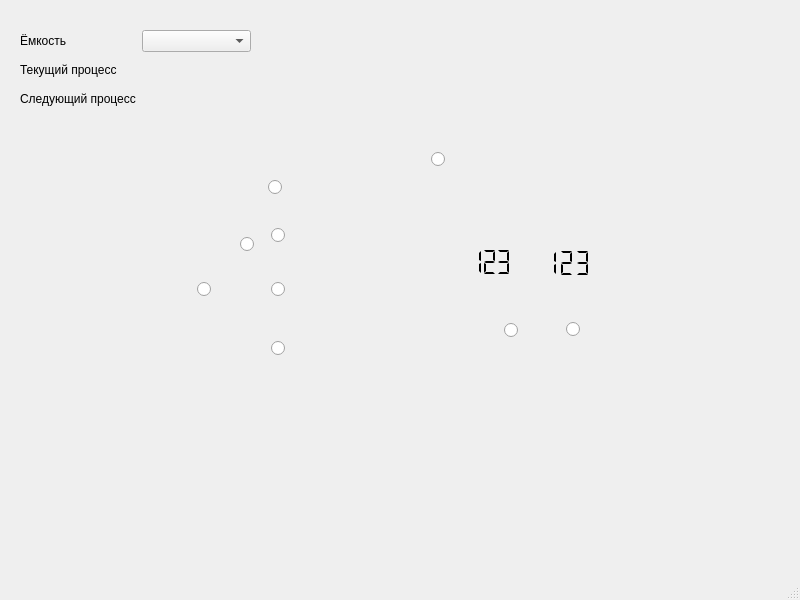
<?xml version="1.0" encoding="UTF-8"?>
<ui version="4.0">
 <class>OperatorWindow</class>
 <widget class="QMainWindow" name="OperatorWindow">
  <property name="geometry">
   <rect>
    <x>0</x>
    <y>0</y>
    <width>800</width>
    <height>600</height>
   </rect>
  </property>
  <property name="acceptDrops">
   <bool>true</bool>
  </property>
  <property name="windowTitle">
   <string>MainWindow</string>
  </property>
  <widget class="QWidget" name="centralwidget">
   <widget class="QWidget" name="gridLayoutWidget">
    <property name="geometry">
     <rect>
      <x>20</x>
      <y>30</y>
      <width>231</width>
      <height>80</height>
     </rect>
    </property>
    <layout class="QGridLayout" name="gridLayout">
     <item row="2" column="0">
      <widget class="QLabel" name="label_3">
       <property name="text">
        <string>Следующий процесс</string>
       </property>
      </widget>
     </item>
     <item row="1" column="0">
      <widget class="QLabel" name="label_2">
       <property name="text">
        <string>Текущий процесс</string>
       </property>
      </widget>
     </item>
     <item row="0" column="0">
      <widget class="QLabel" name="label">
       <property name="text">
        <string>Ёмкость</string>
       </property>
      </widget>
     </item>
     <item row="1" column="1">
      <widget class="QLabel" name="curr_process">
       <property name="text">
        <string/>
       </property>
      </widget>
     </item>
     <item row="2" column="1">
      <widget class="QLabel" name="next_process">
       <property name="text">
        <string/>
       </property>
      </widget>
     </item>
     <item row="0" column="1">
      <widget class="QComboBox" name="tank_selector"/>
     </item>
    </layout>
   </widget>
   <widget class="QRadioButton" name="co2_output_lcd">
    <property name="geometry">
     <rect>
      <x>430</x>
      <y>150</y>
      <width>16</width>
      <height>16</height>
     </rect>
    </property>
    <property name="styleSheet">
     <string notr="true">QRadioButton
{
	color: red;
}
QRadioButton:indicator:checked
{
	image: url(icons:greenlamp.svg);
	width: 15px;
	height: 15px;
}
QRadioButton:indicator:unchecked
{
	image: url(icons:redlamp.svg);
	width: 15px;
	height: 15px;
}
</string>
    </property>
    <property name="text">
     <string/>
    </property>
    <property name="iconSize">
     <size>
      <width>50</width>
      <height>50</height>
     </size>
    </property>
    <property name="checkable">
     <bool>false</bool>
    </property>
    <property name="checked">
     <bool>false</bool>
    </property>
   </widget>
   <widget class="QRadioButton" name="output_led">
    <property name="geometry">
     <rect>
      <x>565</x>
      <y>320</y>
      <width>16</width>
      <height>16</height>
     </rect>
    </property>
    <property name="styleSheet">
     <string notr="true">QRadioButton
{
	color: red;
}
QRadioButton:indicator:checked
{
	image: url(:/Mnemoscheme/icons/greenlamp.svg);
	width: 15px;
	height: 15px;
}
QRadioButton:indicator:unchecked
{
	image: url(:/Mnemoscheme/icons/redlamp.svg);
	width: 15px;
	height: 15px;
}</string>
    </property>
    <property name="text">
     <string/>
    </property>
    <property name="iconSize">
     <size>
      <width>50</width>
      <height>50</height>
     </size>
    </property>
    <property name="checkable">
     <bool>false</bool>
    </property>
    <property name="checked">
     <bool>false</bool>
    </property>
   </widget>
   <widget class="QLabel" name="mnemoscheme">
    <property name="geometry">
     <rect>
      <x>0</x>
      <y>0</y>
      <width>720</width>
      <height>450</height>
     </rect>
    </property>
    <property name="locale">
     <locale language="Russian" country="Russia"/>
    </property>
    <property name="text">
     <string/>
    </property>
    <property name="textFormat">
     <enum>Qt::RichText</enum>
    </property>
    <property name="pixmap">
     <pixmap>mnemo/бб.svg</pixmap>
    </property>
    <property name="scaledContents">
     <bool>true</bool>
    </property>
    <property name="alignment">
     <set>Qt::AlignCenter</set>
    </property>
    <property name="wordWrap">
     <bool>false</bool>
    </property>
    <property name="margin">
     <number>50</number>
    </property>
   </widget>
   <widget class="QLCDNumber" name="pres_lcd">
    <property name="geometry">
     <rect>
      <x>528</x>
      <y>248</y>
      <width>81</width>
      <height>30</height>
     </rect>
    </property>
    <property name="layoutDirection">
     <enum>Qt::LeftToRight</enum>
    </property>
    <property name="styleSheet">
     <string notr="true">QRadioButton
{
	color: red;
}
QRadioButton:indicator:checked
{
	image: url(:/Mnemoscheme/icons/greenlamp.svg);
	width: 15px;
	height: 15px;
}
QRadioButton:indicator:unchecked
{
	image: url(:/Mnemoscheme/icons/redlamp.svg);
	width: 15px;
	height: 15px;
}</string>
    </property>
    <property name="frameShape">
     <enum>QFrame::NoFrame</enum>
    </property>
    <property name="frameShadow">
     <enum>QFrame::Raised</enum>
    </property>
    <property name="smallDecimalPoint">
     <bool>true</bool>
    </property>
    <property name="digitCount">
     <number>3</number>
    </property>
    <property name="mode">
     <enum>QLCDNumber::Dec</enum>
    </property>
    <property name="segmentStyle">
     <enum>QLCDNumber::Flat</enum>
    </property>
    <property name="value" stdset="0">
     <double>123.000000000000000</double>
    </property>
    <property name="intValue" stdset="0">
     <number>123</number>
    </property>
   </widget>
   <widget class="QRadioButton" name="low_level_led">
    <property name="geometry">
     <rect>
      <x>270</x>
      <y>339</y>
      <width>16</width>
      <height>16</height>
     </rect>
    </property>
    <property name="styleSheet">
     <string notr="true">QRadioButton
{
	color: red;
}
QRadioButton:indicator:checked
{
	image: url(:/Mnemoscheme/icons/greenlamp.svg);
	width: 15px;
	height: 15px;
}
QRadioButton:indicator:unchecked
{
	image: url(:/Mnemoscheme/icons/redlamp.svg);
	width: 15px;
	height: 15px;
}</string>
    </property>
    <property name="text">
     <string/>
    </property>
    <property name="iconSize">
     <size>
      <width>50</width>
      <height>50</height>
     </size>
    </property>
    <property name="checkable">
     <bool>false</bool>
    </property>
    <property name="checked">
     <bool>false</bool>
    </property>
   </widget>
   <widget class="QRadioButton" name="he_pump_led">
    <property name="geometry">
     <rect>
      <x>196</x>
      <y>280</y>
      <width>16</width>
      <height>16</height>
     </rect>
    </property>
    <property name="styleSheet">
     <string notr="true">QRadioButton
{
	color: red;
}
QRadioButton:indicator:checked
{
	image: url(:/Mnemoscheme/icons/greenlamp.svg);
	width: 15px;
	height: 15px;
}
QRadioButton:indicator:unchecked
{
	image: url(:/Mnemoscheme/icons/redlamp.svg);
	width: 15px;
	height: 15px;
}</string>
    </property>
    <property name="text">
     <string/>
    </property>
    <property name="iconSize">
     <size>
      <width>50</width>
      <height>50</height>
     </size>
    </property>
    <property name="checkable">
     <bool>false</bool>
    </property>
    <property name="checked">
     <bool>false</bool>
    </property>
   </widget>
   <widget class="QRadioButton" name="input_valve_led">
    <property name="geometry">
     <rect>
      <x>267</x>
      <y>178</y>
      <width>16</width>
      <height>16</height>
     </rect>
    </property>
    <property name="styleSheet">
     <string notr="true">QRadioButton
{
	color: red;
}
QRadioButton:indicator:checked
{
	image: url(:/Mnemoscheme/icons/greenlamp.svg);
	width: 15px;
	height: 15px;
}
QRadioButton:indicator:unchecked
{
	image: url(:/Mnemoscheme/icons/redlamp.svg);
	width: 15px;
	height: 15px;
}</string>
    </property>
    <property name="iconSize">
     <size>
      <width>50</width>
      <height>50</height>
     </size>
    </property>
    <property name="checkable">
     <bool>true</bool>
    </property>
    <property name="checked">
     <bool>false</bool>
    </property>
   </widget>
   <widget class="QLCDNumber" name="temp_lcd">
    <property name="geometry">
     <rect>
      <x>450</x>
      <y>247</y>
      <width>81</width>
      <height>30</height>
     </rect>
    </property>
    <property name="layoutDirection">
     <enum>Qt::LeftToRight</enum>
    </property>
    <property name="frameShape">
     <enum>QFrame::NoFrame</enum>
    </property>
    <property name="frameShadow">
     <enum>QFrame::Raised</enum>
    </property>
    <property name="smallDecimalPoint">
     <bool>false</bool>
    </property>
    <property name="digitCount">
     <number>3</number>
    </property>
    <property name="mode">
     <enum>QLCDNumber::Dec</enum>
    </property>
    <property name="segmentStyle">
     <enum>QLCDNumber::Flat</enum>
    </property>
    <property name="value" stdset="0">
     <double>123.000000000000000</double>
    </property>
    <property name="intValue" stdset="0">
     <number>123</number>
    </property>
   </widget>
   <widget class="QRadioButton" name="he_output_led">
    <property name="geometry">
     <rect>
      <x>270</x>
      <y>280</y>
      <width>16</width>
      <height>16</height>
     </rect>
    </property>
    <property name="styleSheet">
     <string notr="true">QRadioButton
{
	color: red;
}
QRadioButton:indicator:checked
{
	image: url(:/Mnemoscheme/icons/greenlamp.svg);
	width: 15px;
	height: 15px;
}
QRadioButton:indicator:unchecked
{
	image: url(:/Mnemoscheme/icons/redlamp.svg);
	width: 15px;
	height: 15px;
}</string>
    </property>
    <property name="text">
     <string/>
    </property>
    <property name="iconSize">
     <size>
      <width>50</width>
      <height>50</height>
     </size>
    </property>
    <property name="checkable">
     <bool>false</bool>
    </property>
    <property name="checked">
     <bool>false</bool>
    </property>
   </widget>
   <widget class="QRadioButton" name="he_input_led">
    <property name="geometry">
     <rect>
      <x>239</x>
      <y>235</y>
      <width>16</width>
      <height>16</height>
     </rect>
    </property>
    <property name="styleSheet">
     <string notr="true">QRadioButton
{
	color: red;
}
QRadioButton:indicator:checked
{
	image: url(:/Mnemoscheme/icons/greenlamp.svg);
	width: 15px;
	height: 15px;
}
QRadioButton:indicator:unchecked
{
	image: url(:/Mnemoscheme/icons/redlamp.svg);
	width: 15px;
	height: 15px;
}</string>
    </property>
    <property name="text">
     <string/>
    </property>
    <property name="iconSize">
     <size>
      <width>50</width>
      <height>50</height>
     </size>
    </property>
    <property name="checkable">
     <bool>false</bool>
    </property>
    <property name="checked">
     <bool>false</bool>
    </property>
   </widget>
   <widget class="QRadioButton" name="output_valve_led">
    <property name="geometry">
     <rect>
      <x>503</x>
      <y>321</y>
      <width>16</width>
      <height>16</height>
     </rect>
    </property>
    <property name="styleSheet">
     <string notr="true">QRadioButton
{
	color: red;
}
QRadioButton:indicator:checked
{
	image: url(:/Mnemoscheme/icons/greenlamp.svg);
	width: 15px;
	height: 15px;
}
QRadioButton:indicator:unchecked
{
	image: url(:/Mnemoscheme/icons/redlamp.svg);
	width: 15px;
	height: 15px;
}</string>
    </property>
    <property name="text">
     <string/>
    </property>
    <property name="iconSize">
     <size>
      <width>50</width>
      <height>50</height>
     </size>
    </property>
    <property name="checkable">
     <bool>false</bool>
    </property>
    <property name="checked">
     <bool>false</bool>
    </property>
   </widget>
   <widget class="QRadioButton" name="high_level_led_2">
    <property name="geometry">
     <rect>
      <x>270</x>
      <y>226</y>
      <width>16</width>
      <height>16</height>
     </rect>
    </property>
    <property name="styleSheet">
     <string notr="true">QRadioButton
{
	color: red;
}
QRadioButton:indicator:checked
{
	image: url(:/Mnemoscheme/icons/greenlamp.svg);
	width: 15px;
	height: 15px;
}
QRadioButton:indicator:unchecked
{
	image: url(:/Mnemoscheme/icons/redlamp.svg);
	width: 15px;
	height: 15px;
}</string>
    </property>
    <property name="text">
     <string/>
    </property>
    <property name="iconSize">
     <size>
      <width>50</width>
      <height>50</height>
     </size>
    </property>
    <property name="checkable">
     <bool>false</bool>
    </property>
    <property name="checked">
     <bool>false</bool>
    </property>
   </widget>
   <zorder>gridLayoutWidget</zorder>
   <zorder>co2_output_lcd</zorder>
   <zorder>output_led</zorder>
   <zorder>pres_lcd</zorder>
   <zorder>low_level_led</zorder>
   <zorder>he_pump_led</zorder>
   <zorder>input_valve_led</zorder>
   <zorder>temp_lcd</zorder>
   <zorder>he_output_led</zorder>
   <zorder>he_input_led</zorder>
   <zorder>output_valve_led</zorder>
   <zorder>high_level_led_2</zorder>
   <zorder>mnemoscheme</zorder>
  </widget>
  <widget class="QStatusBar" name="statusbar"/>
 </widget>
 <resources>
  <include location="1234.qrc"/>
 </resources>
 <connections/>
</ui>
